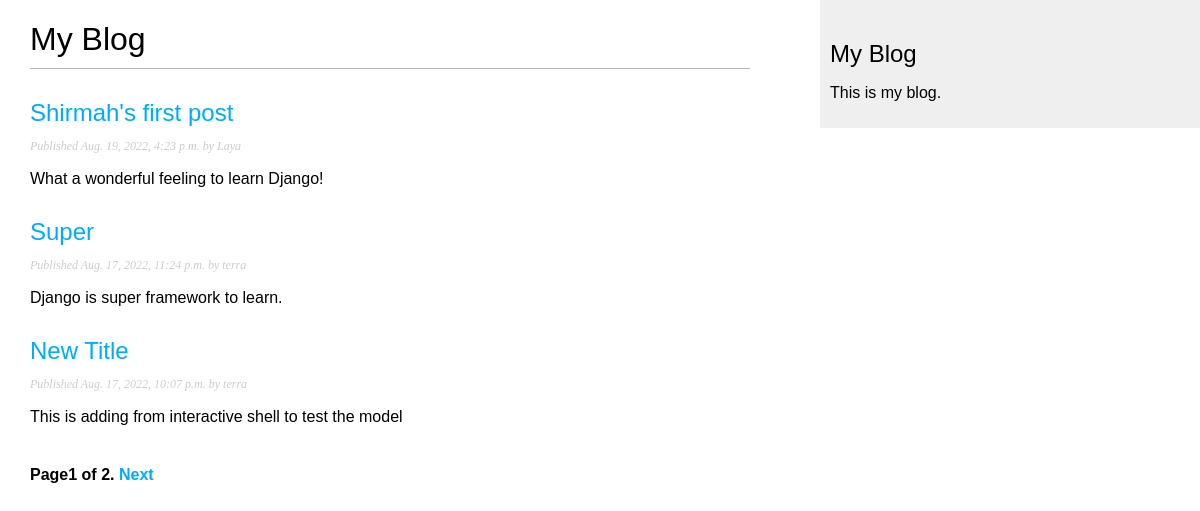
Screenshot of /blog/ with the database file from the repository.
### blog/models.py (models this page shows, shortened)
class Post(models.Model):
    STATUS_CHOICE = (('draft', 'Draft'), ('published', 'Published'),)
    title = models.CharField(max_length=250)
    slug = models.SlugField(max_length=250, unique_for_date='publish')
    author = models.ForeignKey(User, on_delete=models.CASCADE, related_name='blog_posts')
    body = models.TextField()
    publish = models.DateTimeField(default=timezone.now)
    created = models.DateTimeField(auto_now_add=True)
    updated = models.DateTimeField(auto_now=True)
    status = models.CharField(max_length=10, choices=STATUS_CHOICE, default='draft')
    objects = models.Manager()  # the default manager
    published = PublishedManager()  # our customer manager
    class Meta:
        ordering = ('-publish',)
    def get_absolute_url(self):
        return reverse('blog:post_detail', args=[self.publish.year, self.publish.month, self.publish.day, self.slug])

### blog/views.py (the view)
# urls.py: path('', views.PostListView.as_view(), name='post_list'),
class PostListView(ListView):
    queryset = Post.published.all()
    context_object_name = 'posts'
    paginate_by = 3
    template_name = 'blog/post/list.html'

### blog/templates/blog/post/list.html (shortened to what this page needs)
{% extends 'base.html' %}
{% block content %}
    <h1>My Blog</h1>
    {% for post in posts %}
        <h2><a href="{{post.get_absolute_url}}">{{post.title}}</a></h2>
        <p class="date">
            Published {{post.publish}} by {{post.author}}
        </p>
        {{post.body|truncatewords:30|linebreaks}}
    {% endfor %}
    {% include "pagination.html" with page=page_obj %}
{% endblock  %}

### blog/static/css/blog.css (style rules this page uses)
body { margin:0; padding:0; font-family:helvetica, sans-serif; }
a { color:#00abff; text-decoration:none; }
h1 { font-weight:normal; border-bottom:1px solid #bbb; padding:0 0 10px 0; }
h2 { font-weight:normal; margin:30px 0 0; }
p.date { color:#ccc; font-family: georgia, serif; font-size: 12px; font-style: italic; }

### rows the page displays
Post: title "Shirmah's first post", publish "Aug. 19, 2022, 4:23 p.m.", author "Laya", body "What a wonderful feeling to learn Django!"
Post: title "Super", publish "Aug. 17, 2022, 11:24 p.m.", author "terra", body "Django is super framework to learn."
Post: title "New Title", publish "Aug. 17, 2022, 10:07 p.m.", author "terra", body "This is adding from interactive shell to test the model"

### other values shown
{{ page.number }} "1"
{{ page.paginator.num_pages }} "2"
